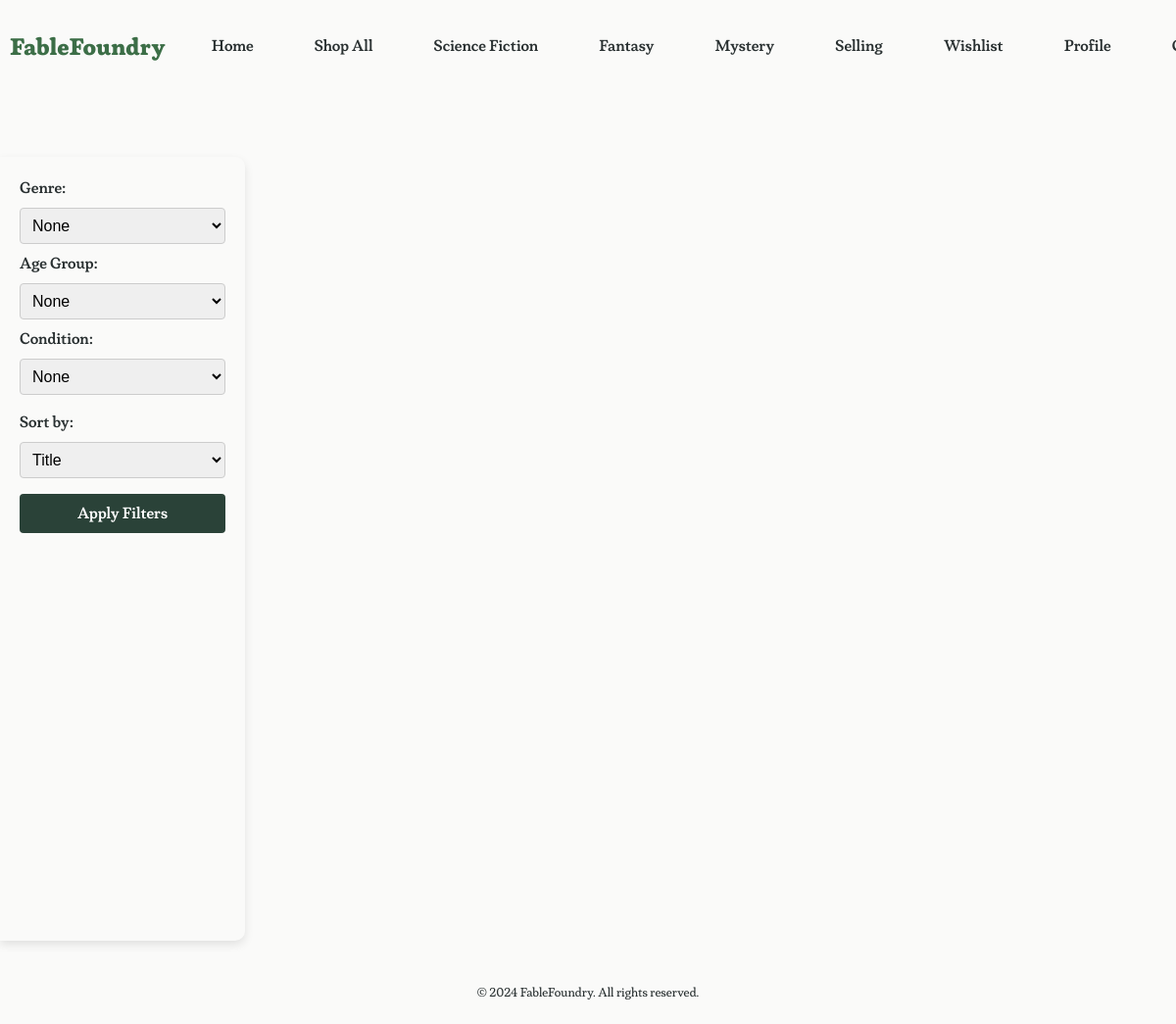
Before: /root/web/lookups.php (signed in) with the older database file.
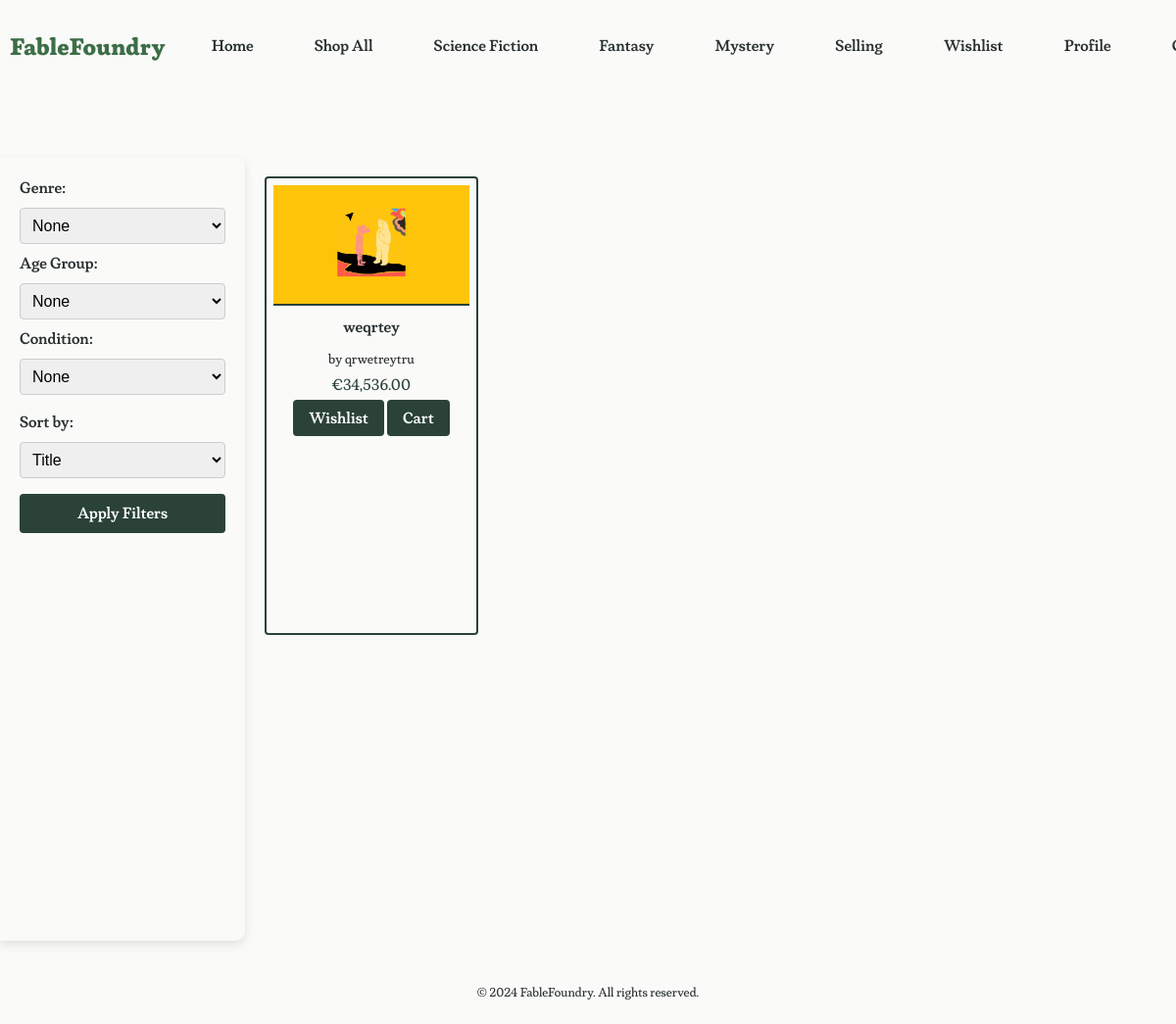
After: the same page with the newer database file.
### tables this page shows
CREATE TABLE genres (
    genre_id INTEGER PRIMARY KEY AUTOINCREMENT,
    name TEXT NOT NULL,
    description TEXT
);

CREATE TABLE books (
    book_id INTEGER PRIMARY KEY AUTOINCREMENT,
    title TEXT NOT NULL,
    author TEXT NOT NULL,
    language TEXT NOT NULL,
    isbn TEXT NOT NULL,
    genre_id INTEGER NOT NULL,
    seller_id INTEGER NOT NULL,
    condition TEXT NOT NULL,
    listed_price REAL NOT NULL,
    description TEXT,
    image_url TEXT,
    listing_date DATE NOT NULL,
    age_group_id INTEGER NOT NULL,
    FOREIGN KEY (genre_id) REFERENCES genres(genre_id),
    FOREIGN KEY (seller_id) REFERENCES users(user_id),
    FOREIGN KEY (age_group_id) REFERENCES age_groups(age_group_id)
);

### root/web/lookups.php (the view, shortened to what this page needs)
<?php
include 'db.php';
$sql = "SELECT genre_id, name FROM genres";
$stmt = $conn->query($sql);
$genres = $stmt->fetchAll(PDO::FETCH_ASSOC);
$sort_order = isset($_GET['sort']) ? $_GET['sort'] : 'title';
$filter_query = "WHERE 1=1";
$filter_params = [];
$sql_books = "SELECT book_id, title, author, listed_price, image_url FROM books $filter_query ORDER BY $sort_order";
$stmt_books = $conn->prepare($sql_books);
$stmt_books->execute($filter_params);
$books = $stmt_books->fetchAll(PDO::FETCH_ASSOC);
?>
<!DOCTYPE html>
<html lang="en">
<head>
    <link rel="stylesheet" href="style2.css">
    <link rel="stylesheet" href="lookups.css">
</head>
<body>
    <header>
        <h2 class="logo-title"><a href="../index.php">FableFoundry</a></h2>
        <nav class="nav-left">
            <ul>
                <li><a href="../index.php">Home</a></li>
                <li><a href="lookups.php">Shop All</a></li>
                <?php
                foreach ($genres as $genre) {
                    echo '<li><a href="lookups.php?genre=' . $genre['genre_id'] . '">' . htmlspecialchars($genre['name']) . '</a></li>';
                }
                ?>
            </ul>
        </nav>
        <nav class="nav-right">
            <ul>
                <li><a href="selling.php">Selling</a></li>
                <li><a href="wishlist.php">Wishlist</a></li>
                <li><a href="profile.php">Profile</a></li>
                <li><a href="cart.php">Cart</a></li>
            </ul>
        </nav>
    </header>
    <main class="lookups-main">
        <aside class="lookups-sidebar">
            <form method="GET">
                <section class="lookups-filter-sort-bar">
                    <div class="lookups-book-filter">
                        <label for="genre-select">Genre:</label>
                        <select id="genre-select" name="genre">
                            <option value="none">None</option>
                        </select>
                        <label for="age-select">Age Group:</label>
                        <select id="age-select" name="age">
                            <option value="none">None</option>
                        </select>
                        <label for="condition-select">Condition:</label>
                        <select id="condition-select" name="condition">
                            <option value="none">None</option>
                        </select>
                    </div>
                    <div class="lookups-book-sort">
                        <label for="sort-select">Sort by:</label>
                        <select id="sort-select" name="sort">
                            <option value="title"<?php echo $sort_order == 'title' ? ' selected' : ''; ?>>Title</option>
                        </select>
                    </div>
                    <button class="lookups-apply" type="submit">Apply Filters</button>
                </section>
            </form>
        </aside>
        <div class="lookups-books-container">
            <section class="lookups-books-grid">
                <?php
                foreach ($books as $book): ?>
                    <div class="book-item">
                        <a href="book_details.php?book_id=<?php echo $book['book_id']; ?>">
                            <img src="../images/<?php echo htmlspecialchars($book['image_url']); ?>" alt="<?php echo htmlspecialchars($book['title']); ?>">
                            <h3 class="book-item-title"><?php echo htmlspecialchars($book['title']); ?></h3>
                            <p class="book-item-author">by <?php echo htmlspecialchars($book['author']); ?></p>
                            <p class="book-item-price">€<?php echo number_format($book['listed_price'], 2); ?></p>
                        </a>
                        <div class="actions">
                            <a href="lookups.php?add_to_wishlist=true&book_id=<?php echo $book['book_id']; ?>">Wishlist</a>
                            <a href="lookups.php?add_to_cart=true&book_id=<?php echo $book['book_id']; ?>">Cart</a>
                        </div>
                    </div>
                <?php endforeach; ?>
            </section>
        </div>
    </main>
    <footer>
        <p>© 2024 FableFoundry. All rights reserved.</p>
    </footer>
</body>
</html>

Changed rows visible on the page:
added books: image_url (picture), title "weqrtey", author "qrwetreytru", listed_price "34,536.00"
